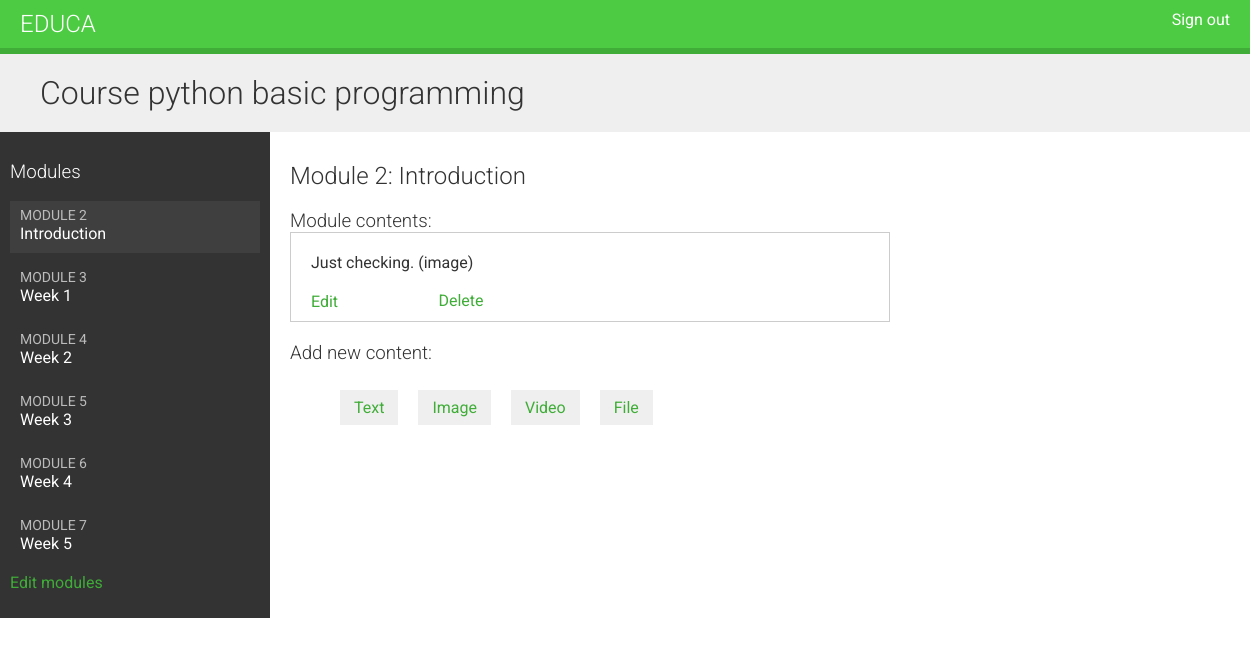
The page /course/module/13/ (signed in) on the database as committed earlier.
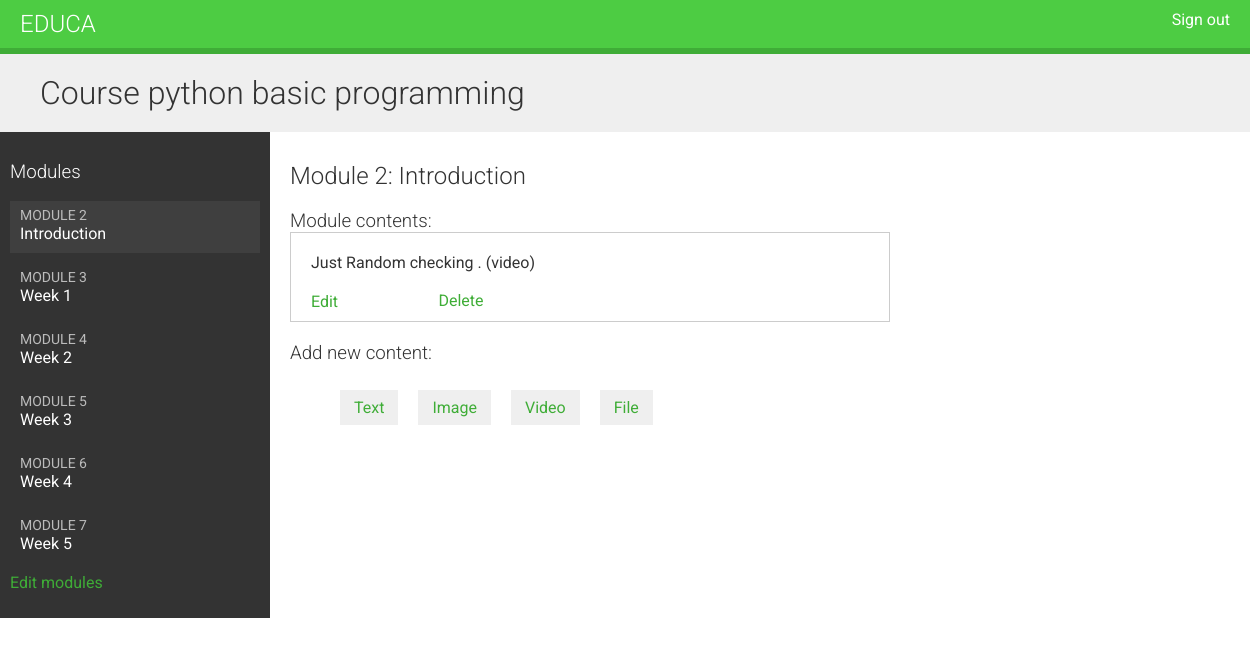
The same page on the database as committed later.
### courses/models.py (models this page shows, shortened)
class Course(models.Model):
    owner = models.ForeignKey(User,
                              related_name='course_created',
                              on_delete=models.CASCADE)
    subject = models.ForeignKey(Subject,
                                related_name='courses',
                                on_delete=models.CASCADE)
    title = models.CharField(max_length=150)
    slug = models.SlugField(max_length=150,unique=True)
    overview = models.TextField()
    created = models.DateTimeField(auto_now_add=True)
    students = models.ManyToManyField(User,
                                      related_name = 'courses_joined',
                                      blank=True)
    class Meta:
        ordering = ['-created']

class Module(models.Model):
    course = models.ForeignKey(Course,
                               related_name='modules',
                               on_delete=models.CASCADE)
    title = models.CharField(max_length=150)
    description = models.TextField()
    order = OrderField(blank=True, for_fields=['course'])
    class Meta:
        ordering = ['order']

class Content(models.Model):
    module = models.ForeignKey(Module,
                               related_name='contents',
                               on_delete=models.CASCADE)
    content_type = models.ForeignKey(ContentType,
                                     on_delete=models.CASCADE,
                                     limit_choices_to={
                                         'model__in': (
                                             'text',
                                             'video',
                                             'image',
                                             'file'
                                         )
                                     })
    object_id = models.PositiveIntegerField()
    item = GenericForeignKey('content_type','object_id')
    order = OrderField(blank=True, for_fields=['module'])
    class Meta:
        ordering = ['order']

class ItemBase(models.Model):
    owner = models.ForeignKey(User,
                              related_name='%(class)s_related',
                              on_delete=models.CASCADE)
    title = models.CharField(max_length=150)
    created = models.DateTimeField(auto_now=True)
    updated = models.DateTimeField(auto_now_add=True)
    class Meta:
        abstract = True
    def __str__(self):
        return self.title

class Image(ItemBase):
    content = models.FileField(upload_to='images')

class Video(ItemBase):
    content = models.URLField()

### courses/views.py (the view)
class ModuleContentListView(TemplateResponseMixin, View):
    template_name = 'courses/manage/module/content_list.html'
    def get(self,request,module_id):
        module = get_object_or_404(Module,
                                   id=module_id,
                                   course__owner=request.user)
        return self.render_to_response({
            'module':module
        })

### courses/templatetags/course.py (called while the page is built)
@register.filter
def model_name(obj):
    try:
        return obj._meta.model_name
    except AttributeError:
        return None

### courses/templates/courses/manage/module/content_list.html (shortened to what this page needs)
{% extends "base.html" %}
{% load course %}
{% block content %}
{% with course=module.course %}
    <h1>Course {{ course.title }}</h1>
    <div class="contents">
        <h3>Modules</h3>
        <ul id="modules">
            {% for m in course.modules.all %}
                <li data-id="{{ m.id }}" {% if m == module %}
                class="selected"{% endif %}>
                <a href="{% url "module_content_list" m.id %}">
                <span>
                    Module <span class="order">{{ m.order|add:1 }}</span>
                </span>
                <br>
                {{ m.title }}
                </a>
                </li>
                {% empty %}
                <li>No modules yet.</li>
            {% endfor %}
        </ul>
        <p><a href="{% url "course_module_update" course.id %}">
        Edit modules</a></p>
    </div>
    <div class="module">
        <h2>Module {{ module.order|add:1 }}: {{ module.title }}</h2>
        <h3>Module contents:</h3>
        <div id="module-contents">
        {% for content in module.contents.all %}
            <div data-id="{{ content.id }}">
                {% with item=content.item %}
                    <p>{{ item }} ({{ item|model_name }})</p>
                    <a href="{% url "module_content_update" module.id item|model_name item.id %}">Edit</a>
                    <form action="{% url "module_content_delete" content.id %}"
                    method="post">
                        <input type="submit" value="Delete">
                    </form>
                {% endwith %}
            </div>
            {% empty %}
            <p>This module has no contents yet.</p>
        {% endfor %}
        </div>
        <h3>Add new content:</h3>
        <ul class="content-types">
            <li>
            <a href="{% url "module_content_create" module.id "text" %}">
            Text
            </a>
            </li>
            <li>
            <a href="{% url "module_content_create" module.id "image" %}">
            Image
            </a>
            </li>
            <li>
            <a href="{% url "module_content_create" module.id "video" %}">
            Video
            </a>
            </li>
            <li>
            <a href="{% url "module_content_create" module.id "file" %}">
            File
            </a>
            </li>
        </ul>
    </div>
{% endwith %}
{% endblock %}

### courses/templates/base.html (shortened to what this page needs)
{% load static %}
<!DOCTYPE html>
<html>
    <head>
        <link href="{% static "css/base.css" %}" rel="stylesheet">
    </head>
    <body>
        <div id="header">
            <a href="/" class="logo">Educa</a>
             <ul class="menu">
                {% if request.user.is_authenticated %}
                    <li>
                        <form action="{% url 'logout' %}" method="post" style="display: inline;">
                            <a href="#" onclick="this.closest('form').submit(); return false;">Sign out</a>
                        </form>
                    </li>
                {% else %}
                    <li><a href="{% url 'login' %}">Sign in</a></li>
                {% endif %}
            </ul>
        </div>
        <div id="content">
            {% block content %}
            {% endblock %}
        </div>
    </body>
</html>

### courses/static/css/base.css (style rules this page uses)
body { margin:0; font-family:'Roboto', sans-serif; font-weight:400; color:#333; }
a { color:#3fad37; text-decoration:none; }
ul { float:left; }
h1, h2, h3, h4, h5, h6 { font-family:'Roboto', sans-serif; font-weight:300; }
h1 { background:#efefef; width:100%; overflow:auto; padding:20px 0 20px 40px; margin:0; }
.module { padding:10px 20px; float:left; width:600px; }
.module h3 { margin:20px 0 0; padding:0; width:100%; }
.module p { margin:10px 0 20px; width:100%; float:left; }
#header { background:#4dcc43; overflow:auto; padding:10px 20px; border-bottom:6px solid #3fad37; }
#header .logo { text-decoration:none; font-family:'Roboto', sans-serif; font-weight:300; text-transform:uppercase; font-size:24px; color:#fff; float:left; }
#header a { color:#fff; }
#header .menu { list-style:none; float:right; margin:0; padding:0; }
.contents { width:20%; padding:10px; float:left; background:#333; color: #fff; font-family:'Roboto', sans-serif; }
.contents ul { list-style:none; margin:0; padding:0; width:100%; }
.contents ul li { margin:0 0 10px 0; padding:4px 10px 10px; overflow:auto; cursor:move; }
.contents ul li.selected { background:#3f3f3f; }
.contents ul span { text-transform:uppercase; color:#bbb; font-size:14px; }
.contents ul a { display:block; color:#fff; text-decoration:none; }
ul.content-types li { list-style:none; float:left; margin:10px; background:#efefef; padding:8px 14px; }
input, select, textarea { border:1px solid #ccc; border-bottom:3px solid #ccc; padding:8px 12px; font-size:16px; font-family:'Roboto', sans-serif; float:left; clear:both; width:300px; }
input[type=submit], a.button { border-radius:5px; background:#4dcc43; color:#fff; font-size:16px; text-transform:uppercase; border:none; padding:10px 20px; margin:20px 0; }
#module-contents div { padding:10px 20px; border:1px solid #ccc; background:#fff }
#module-contents form { margin:0; padding:0; }
#module-contents input[type=submit] { color:#3fad37; background:none; margin:-20px 0 0; padding:0; float:left; text-transform:none; }

Rows that differ between the two databases and show on the page:
removed Content: item "Just checking.", item|model_name "image"
added Content: item "Just Random checking .", item|model_name "video"
